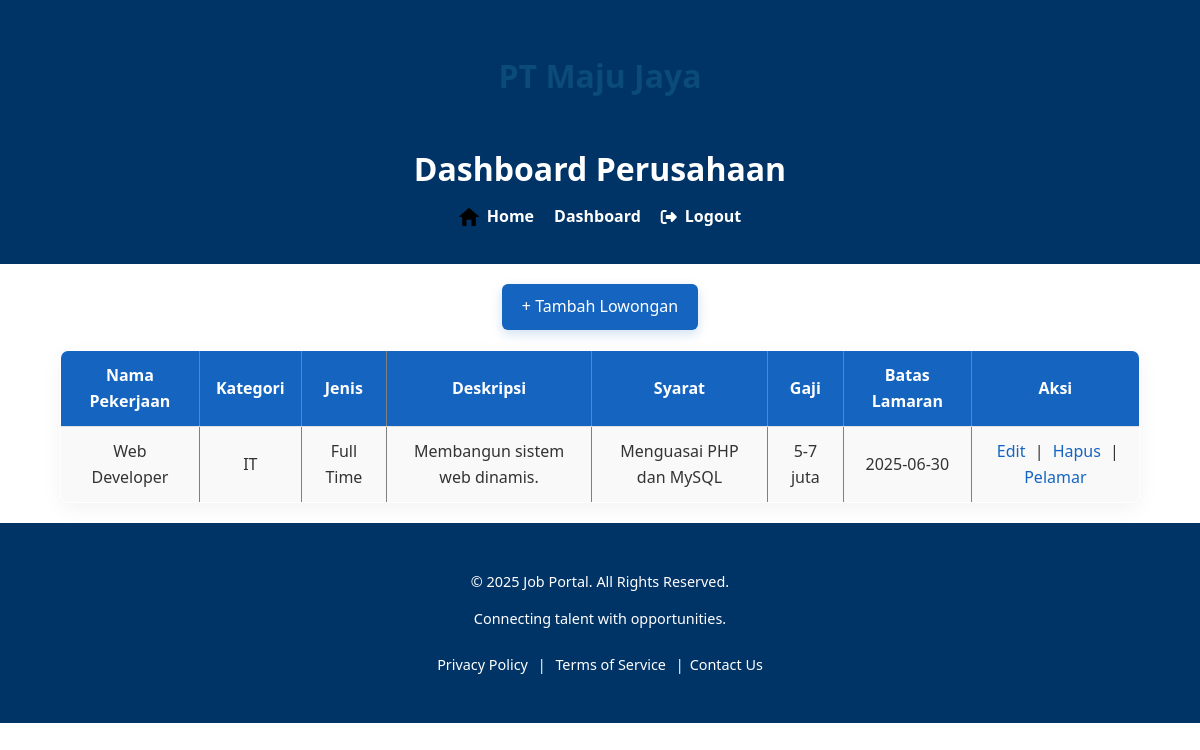
The page /dashboard_perusahaan.php (signed in) on the database its author committed.
### tables this page shows
CREATE TABLE `perusahaan` (
  `id` int(11) NOT NULL,
  `id_user` int(11) NOT NULL,
  `nama_perusahaan` varchar(100) NOT NULL,
  `lokasi` varchar(100) DEFAULT NULL,
  `logo` varchar(255) DEFAULT NULL
);

CREATE TABLE `lowongan` (
  `id` int(11) NOT NULL,
  `id_perusahaan` int(11) NOT NULL,
  `nama_pekerjaan` varchar(100) NOT NULL,
  `kategori` varchar(50) DEFAULT NULL,
  `jenis_pekerjaan` varchar(50) DEFAULT NULL,
  `rentang_gaji` varchar(50) DEFAULT NULL,
  `deskripsi` text DEFAULT NULL,
  `syarat` text DEFAULT NULL,
  `batas_lamaran` date DEFAULT NULL
);

### dashboard_perusahaan.php (the view, shortened to what this page needs)
<?php
require 'config/koneksi.php';
$id_user = $_SESSION['user_id'];
$getId = $conn->prepare("SELECT id FROM perusahaan WHERE id_user = ?");
$getId->bind_param("i", $id_user);
$getId->execute();
$getId->bind_result($id_perusahaan);
$stmt = $conn->prepare("SELECT * FROM lowongan WHERE id_perusahaan = ?");
$stmt->bind_param("i", $id_perusahaan);
$stmt->execute();
$result = $stmt->get_result();
?>
<!DOCTYPE html>
<html lang="en">
<head>
    <link rel="stylesheet" href="css/dashboard_perusahaan.css?<?php echo time();?>">
</head>
<body>
    <?php
        $customPageTitle = "Dashboard Perusahaan";
        include "include/header.php";
    ?>
    <a href="tambah_lowongan.php">+ Tambah Lowongan</a>
    <table border="1">
        <tr>
            <th>Nama Pekerjaan</th>
            <th>Kategori</th>
            <th>Jenis</th>
            <th>Deskripsi</th>
            <th>Syarat</th>
            <th>Gaji</th>
            <th>Batas Lamaran</th>
            <th>Aksi</th>
        </tr>
        <?php while ($row = $result->fetch_assoc()): ?>
        <tr>
            <td><?= htmlspecialchars($row['nama_pekerjaan']) ?></td>
            <td><?= htmlspecialchars($row['kategori']) ?></td>
            <td><?= htmlspecialchars($row['jenis_pekerjaan']) ?></td>
            <td><?= htmlspecialchars($row['deskripsi']) ?></td>
            <td><?= htmlspecialchars($row['syarat']) ?></td>
            <td><?= htmlspecialchars($row['rentang_gaji']) ?></td>
            <td><?= $row['batas_lamaran'] ?></td>
            <td>
                <a href="edit_lowongan.php?id=<?= $row['id'] ?>">Edit</a> |
                <a href="hapus_lowongan.php?id=<?= $row['id'] ?>" onclick="return confirm('Yakin ingin menghapus?')">Hapus</a> |
                <a href="daftar_pelamar.php?id=<?= $row['id'] ?>">Pelamar</a>
            </td>
        </tr>
        <?php endwhile; ?>
    </table>
    <?php
        include "include/footer.php";
    ?>
</body>
</html>

### include/header.php (shortened to what this page needs)
<link rel="stylesheet" href="css/header.css?<?php echo time();?>">
<link rel="stylesheet" href="https://cdnjs.cloudflare.com/ajax/libs/font-awesome/6.5.0/css/all.min.css">
<?php
    require_once 'config/koneksi.php';
    $pageTitle = isset($customPageTitle) ? $customPageTitle : "Application Page";
    echo "<header class='head'>";
        if ($_SESSION) {
                if ($_SESSION['role'] == "perusahaan") {
                    $hquery = "SELECT * FROM perusahaan WHERE id_user = ?";
                    $hstmt = $conn->prepare($hquery);
                    $hstmt->bind_param("i", $_SESSION['user_id']);
                    $hstmt->execute();
                    $hresult = $hstmt->get_result();
                    $huser = $hresult -> fetch_assoc();
                    echo "<h2>".$huser['nama_perusahaan']."</h2>";
               }
        }
    echo    "<h1 class='header-title'> $pageTitle </h1>";
    echo    "<nav>";
    echo        "<a class='filter' href='halaman_pencari_kerja.php'> <img class='home-img' src='images/home.png' alt='Home'> Home</a>";
            if ($_SESSION) {
                if ($_SESSION['role'] == "perusahaan") {
                    echo "<a class='filter' href='dashboard_perusahaan.php'>Dashboard</a>";
                }
                    echo "<a class='filter' href='logout.php'>
                            <i class='fas fa-sign-out-alt'></i> Logout
                        </a>";
            } else {
                    echo "<a class='filter' href='login.php'>
                            <i class='fas fa-sign-in-alt'></i> Login
                        </a>";
            }
    echo    "</nav>";
    echo "</header>";
?>

### include/footer.php
<link rel="stylesheet" href="css/footer2.css?<?php echo time();?>">
<?php
echo    "<footer>";
echo        "<div class='footer-content'>";
echo            "<p>&copy; 2025 Job Portal. All Rights Reserved.</p>";
echo            "<p>Connecting talent with opportunities.</p>";
echo            "<nav class='nav'>";
echo                "<a href='#'>Privacy Policy</a> | ";
echo                "<a href='#'>Terms of Service</a> |" ;
echo                "<a href='#'>Contact Us</a>";
echo            "</nav>";
echo        "</div>";
echo    "</footer>";
?>

### css/dashboard_perusahaan.css (style rules this page uses)
body { margin: 0; padding: 0; font-family: 'Segoe UI', Tahoma, Geneva, Verdana, sans-serif; background-color: #ffffff; color: #333333; line-height: 1.6; }
h2 { text-align: center; color: #0a4b78; margin-top: 30px; margin-bottom: 20px; font-size: 2em; }
a { text-decoration: none; color: #1565c0; font-weight: 500; transition: color 0.3s ease; }
a[href="tambah_lowongan.php"] { display: block; width: fit-content; margin: 20px auto; padding: 10px 20px; background-color: #1565c0; color: #ffffff; border-radius: 6px; font-size: 1em; font-weight: 500; box-shadow: 0 4px 12px rgba(21, 101, 192, 0.2); transition: background-color 0.3s ease; }
table { width: 90%; margin: 20px auto; border-collapse: collapse; box-shadow: 0 6px 20px rgba(0, 0, 0, 0.05); border-radius: 8px; overflow: hidden; }
table th, table td { padding: 12px 16px; text-align: center; border-bottom: 1px solid #e0e0e0; }
table th { background-color: #1565c0; color: #ffffff; font-weight: 600; font-size: 1em; }
table tr:nth-child(even) { background-color: #f9f9f9; }
table td a { margin: 0 5px; color: #1565c0; }

### css/header.css (style rules this page uses)
.head { background-color: #003366;; padding: 20px; color: white; display: flex; flex-direction: column; align-items: center; position: sticky; width: auto; height: 25%; }
.header-title { font-size: 2rem; margin-bottom: 10px; }
nav { display: flex; gap: 20px; margin-bottom: 15px; }
.filter { text-decoration: none; color: #ffffff; font-weight: bold; display: flex; align-items: center; gap: 8px; }
.home-img { width: 20px; height: 20px; }

### css/footer2.css (style rules this page uses)
footer { background-color: #003366; color: white; text-align: center; width: 100%; padding: 20px 0; }
.footer-content { max-width: 1000px; margin: 0 auto; padding: 12px 20px; font-size: 0.9rem; }
.footer-content .nav { margin-top: 8px; display: inline-block; }
.footer-content .nav a { color: #fff; text-decoration: none; margin: 0 6px; }

### rows shown on the page
perusahaan: nama_perusahaan "PT Maju Jaya"
lowongan: nama_pekerjaan "Web Developer", kategori "IT", jenis_pekerjaan "Full Time", deskripsi "Membangun sistem web dinamis.", syarat "Menguasai PHP dan MySQL", rentang_gaji "5-7 juta", batas_lamaran "2025-06-30"

### other values the page prints
$pageTitle "Dashboard Perusahaan"
